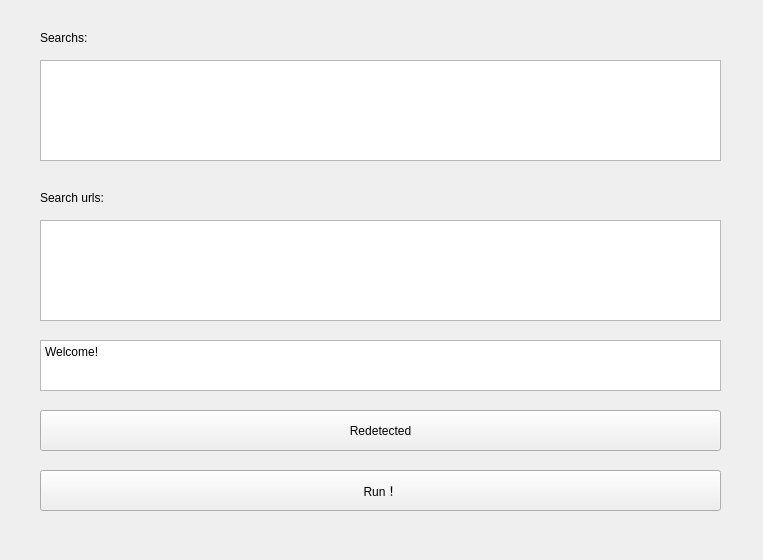
<?xml version="1.0" encoding="UTF-8"?>
<ui version="4.0">
 <class>mainPage</class>
 <widget class="QWizardPage" name="mainPage">
  <property name="geometry">
   <rect>
    <x>0</x>
    <y>0</y>
    <width>763</width>
    <height>560</height>
   </rect>
  </property>
  <property name="windowTitle">
   <string>WizardPage</string>
  </property>
  <property name="title">
   <string>Demo</string>
  </property>
  <property name="subTitle">
   <string>Demo</string>
  </property>
  <widget class="QPushButton" name="run">
   <property name="geometry">
    <rect>
     <x>40</x>
     <y>470</y>
     <width>681</width>
     <height>41</height>
    </rect>
   </property>
   <property name="text">
    <string>Run！</string>
   </property>
  </widget>
  <widget class="QTextEdit" name="searchs_result">
   <property name="geometry">
    <rect>
     <x>40</x>
     <y>60</y>
     <width>681</width>
     <height>101</height>
    </rect>
   </property>
   <property name="html">
    <string>&lt;!DOCTYPE HTML PUBLIC &quot;-//W3C//DTD HTML 4.0//EN&quot; &quot;http://www.w3.org/TR/REC-html40/strict.dtd&quot;&gt;
&lt;html&gt;&lt;head&gt;&lt;meta name=&quot;qrichtext&quot; content=&quot;1&quot; /&gt;&lt;style type=&quot;text/css&quot;&gt;
p, li { white-space: pre-wrap; }
&lt;/style&gt;&lt;/head&gt;&lt;body style=&quot; font-family:'SimSun'; font-size:9pt; font-weight:400; font-style:normal;&quot;&gt;
&lt;p style=&quot;-qt-paragraph-type:empty; margin-top:0px; margin-bottom:0px; margin-left:0px; margin-right:0px; -qt-block-indent:0; text-indent:0px;&quot;&gt;&lt;br /&gt;&lt;/p&gt;&lt;/body&gt;&lt;/html&gt;</string>
   </property>
  </widget>
  <widget class="QPushButton" name="redetected">
   <property name="geometry">
    <rect>
     <x>40</x>
     <y>410</y>
     <width>681</width>
     <height>41</height>
    </rect>
   </property>
   <property name="text">
    <string>Redetected</string>
   </property>
  </widget>
  <widget class="QLabel" name="label">
   <property name="geometry">
    <rect>
     <x>40</x>
     <y>30</y>
     <width>91</width>
     <height>16</height>
    </rect>
   </property>
   <property name="text">
    <string>Searchs:</string>
   </property>
  </widget>
  <widget class="QLabel" name="label_2">
   <property name="geometry">
    <rect>
     <x>40</x>
     <y>190</y>
     <width>101</width>
     <height>16</height>
    </rect>
   </property>
   <property name="text">
    <string>Search urls:</string>
   </property>
  </widget>
  <widget class="QTextEdit" name="urls_result">
   <property name="geometry">
    <rect>
     <x>40</x>
     <y>220</y>
     <width>681</width>
     <height>101</height>
    </rect>
   </property>
   <property name="html">
    <string>&lt;!DOCTYPE HTML PUBLIC &quot;-//W3C//DTD HTML 4.0//EN&quot; &quot;http://www.w3.org/TR/REC-html40/strict.dtd&quot;&gt;
&lt;html&gt;&lt;head&gt;&lt;meta name=&quot;qrichtext&quot; content=&quot;1&quot; /&gt;&lt;style type=&quot;text/css&quot;&gt;
p, li { white-space: pre-wrap; }
&lt;/style&gt;&lt;/head&gt;&lt;body style=&quot; font-family:'SimSun'; font-size:9pt; font-weight:400; font-style:normal;&quot;&gt;
&lt;p style=&quot;-qt-paragraph-type:empty; margin-top:0px; margin-bottom:0px; margin-left:0px; margin-right:0px; -qt-block-indent:0; text-indent:0px;&quot;&gt;&lt;br /&gt;&lt;/p&gt;&lt;/body&gt;&lt;/html&gt;</string>
   </property>
  </widget>
  <widget class="QTextBrowser" name="textBrowser">
   <property name="geometry">
    <rect>
     <x>40</x>
     <y>340</y>
     <width>681</width>
     <height>51</height>
    </rect>
   </property>
   <property name="html">
    <string>&lt;!DOCTYPE HTML PUBLIC &quot;-//W3C//DTD HTML 4.0//EN&quot; &quot;http://www.w3.org/TR/REC-html40/strict.dtd&quot;&gt;
&lt;html&gt;&lt;head&gt;&lt;meta name=&quot;qrichtext&quot; content=&quot;1&quot; /&gt;&lt;style type=&quot;text/css&quot;&gt;
p, li { white-space: pre-wrap; }
&lt;/style&gt;&lt;/head&gt;&lt;body style=&quot; font-family:'SimSun'; font-size:9pt; font-weight:400; font-style:normal;&quot;&gt;
&lt;p style=&quot; margin-top:0px; margin-bottom:0px; margin-left:0px; margin-right:0px; -qt-block-indent:0; text-indent:0px;&quot;&gt;Welcome!&lt;/p&gt;&lt;/body&gt;&lt;/html&gt;</string>
   </property>
  </widget>
 </widget>
 <resources/>
 <connections/>
</ui>
